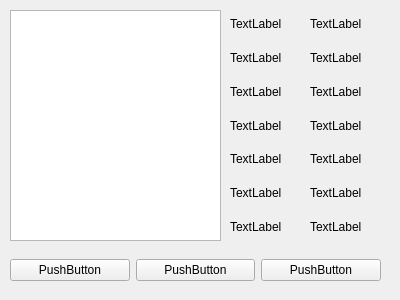
<?xml version="1.0" encoding="UTF-8"?>
<ui version="4.0">
 <class>Form</class>
 <widget class="QWidget" name="Form">
  <property name="geometry">
   <rect>
    <x>0</x>
    <y>0</y>
    <width>400</width>
    <height>300</height>
   </rect>
  </property>
  <property name="windowTitle">
   <string>Form</string>
  </property>
  <widget class="QGraphicsView" name="graphicsView">
   <property name="geometry">
    <rect>
     <x>10</x>
     <y>10</y>
     <width>211</width>
     <height>231</height>
    </rect>
   </property>
  </widget>
  <widget class="QWidget" name="verticalLayoutWidget">
   <property name="geometry">
    <rect>
     <x>230</x>
     <y>10</y>
     <width>81</width>
     <height>231</height>
    </rect>
   </property>
   <layout class="QVBoxLayout" name="verticalLayout">
    <item>
     <widget class="QLabel" name="label_2">
      <property name="text">
       <string>TextLabel</string>
      </property>
     </widget>
    </item>
    <item>
     <widget class="QLabel" name="label_6">
      <property name="text">
       <string>TextLabel</string>
      </property>
     </widget>
    </item>
    <item>
     <widget class="QLabel" name="label_7">
      <property name="text">
       <string>TextLabel</string>
      </property>
     </widget>
    </item>
    <item>
     <widget class="QLabel" name="label_5">
      <property name="text">
       <string>TextLabel</string>
      </property>
     </widget>
    </item>
    <item>
     <widget class="QLabel" name="label_4">
      <property name="text">
       <string>TextLabel</string>
      </property>
     </widget>
    </item>
    <item>
     <widget class="QLabel" name="label">
      <property name="text">
       <string>TextLabel</string>
      </property>
     </widget>
    </item>
    <item>
     <widget class="QLabel" name="label_3">
      <property name="text">
       <string>TextLabel</string>
      </property>
     </widget>
    </item>
   </layout>
  </widget>
  <widget class="QWidget" name="verticalLayoutWidget_2">
   <property name="geometry">
    <rect>
     <x>310</x>
     <y>10</y>
     <width>71</width>
     <height>231</height>
    </rect>
   </property>
   <layout class="QVBoxLayout" name="verticalLayout_2">
    <item>
     <widget class="QLabel" name="label_8">
      <property name="text">
       <string>TextLabel</string>
      </property>
     </widget>
    </item>
    <item>
     <widget class="QLabel" name="label_9">
      <property name="text">
       <string>TextLabel</string>
      </property>
     </widget>
    </item>
    <item>
     <widget class="QLabel" name="label_10">
      <property name="text">
       <string>TextLabel</string>
      </property>
     </widget>
    </item>
    <item>
     <widget class="QLabel" name="label_11">
      <property name="text">
       <string>TextLabel</string>
      </property>
     </widget>
    </item>
    <item>
     <widget class="QLabel" name="label_12">
      <property name="text">
       <string>TextLabel</string>
      </property>
     </widget>
    </item>
    <item>
     <widget class="QLabel" name="label_13">
      <property name="text">
       <string>TextLabel</string>
      </property>
     </widget>
    </item>
    <item>
     <widget class="QLabel" name="label_14">
      <property name="text">
       <string>TextLabel</string>
      </property>
     </widget>
    </item>
   </layout>
  </widget>
  <widget class="QWidget" name="">
   <property name="geometry">
    <rect>
     <x>10</x>
     <y>250</y>
     <width>371</width>
     <height>41</height>
    </rect>
   </property>
   <layout class="QHBoxLayout" name="horizontalLayout">
    <item>
     <widget class="QPushButton" name="pushButton">
      <property name="text">
       <string>PushButton</string>
      </property>
     </widget>
    </item>
    <item>
     <widget class="QPushButton" name="pushButton_2">
      <property name="text">
       <string>PushButton</string>
      </property>
     </widget>
    </item>
    <item>
     <widget class="QPushButton" name="pushButton_3">
      <property name="text">
       <string>PushButton</string>
      </property>
     </widget>
    </item>
   </layout>
  </widget>
 </widget>
 <resources/>
 <connections/>
</ui>
